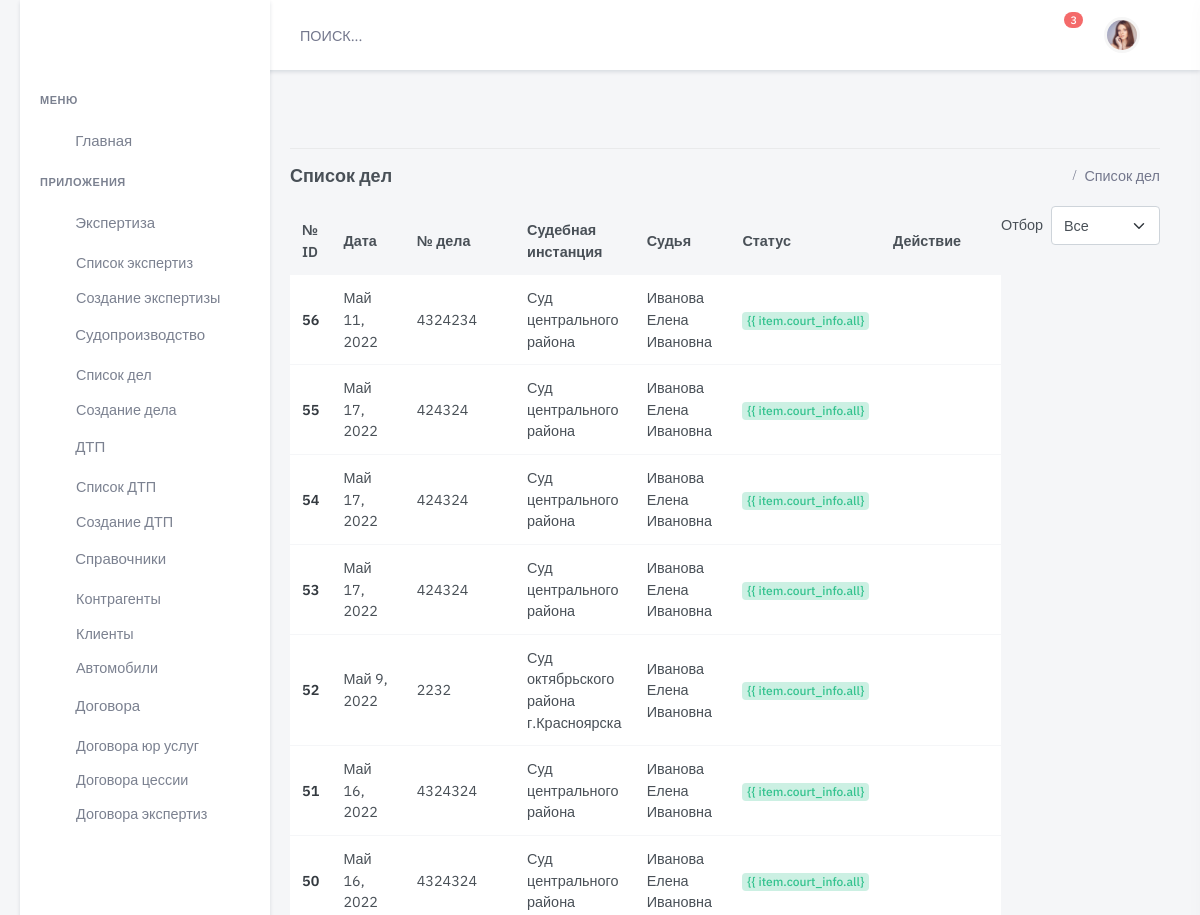
The app's page /court/ (upper part), older data.
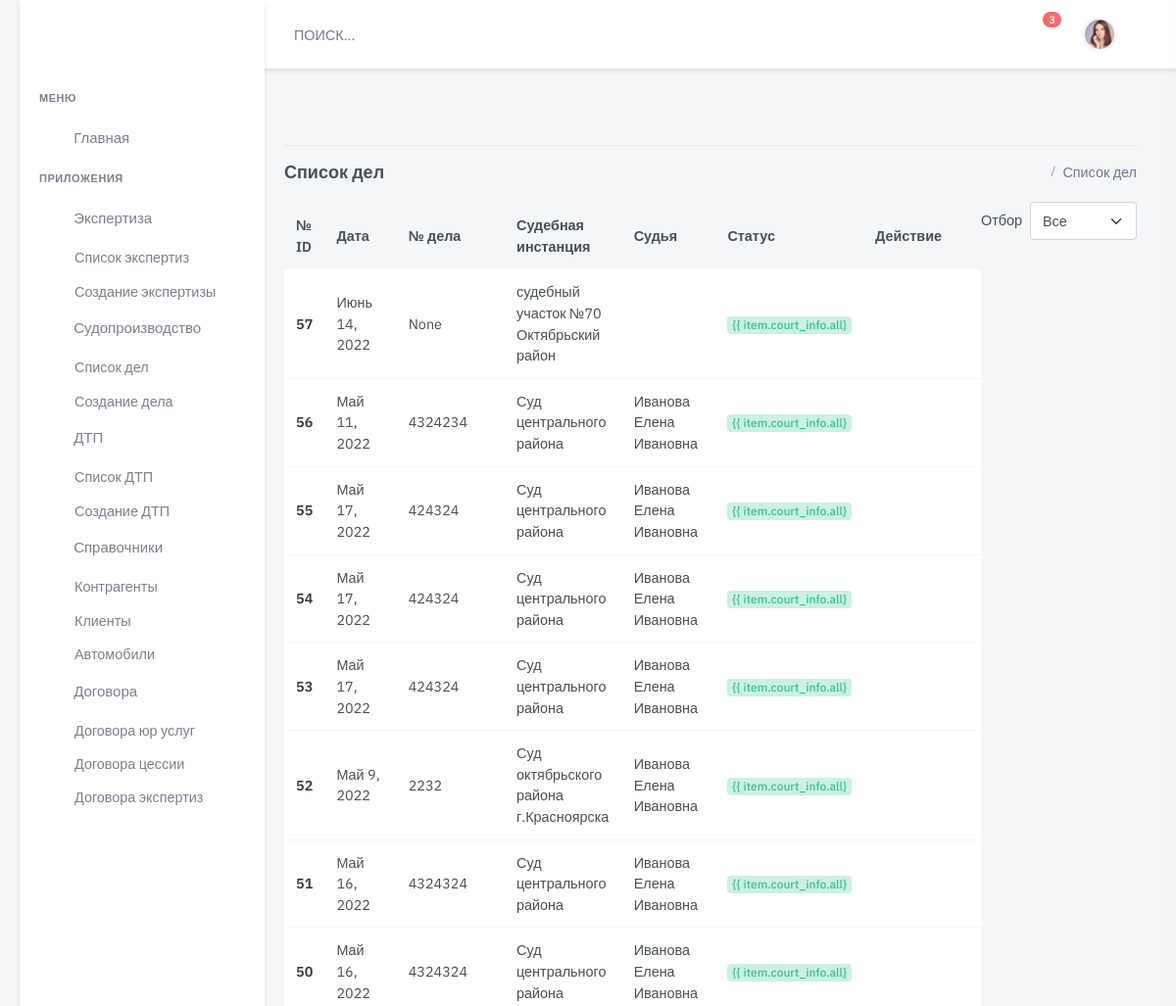
The same page, newer data.
### court/models.py (models this page shows, shortened)
class InfoCourt(models.Model):
    status = models.ForeignKey(
        Status,
        on_delete=models.CASCADE,
        verbose_name='Статус  дела',
        related_name='court_status',
        default=None,
        blank=True,
        null=True
    )
    judge = models.ForeignKey(
        judge,
        on_delete=models.CASCADE,
        verbose_name='Судья',
        related_name='court_judge',
        default=None,
        blank=True,
        null=True
    )
    case_number = models.CharField(
        max_length=24,
        blank=True,
        null=True,
        default=None,
        verbose_name='Номер Судебного дела')
    uid_number = models.CharField(
        max_length=26,
        blank=True,
        null=True,
        default=None,
        verbose_name='УИД Судебного дела')
    data_reg = models.DateField(
        blank=True,
        null=True,
        default=None,
        verbose_name='Дата регистрации дела')
    location = models.ForeignKey(
        ListCourt,
        on_delete=models.CASCADE,
        blank=True,
        null=True,
        default=None,
        related_name='location', verbose_name='Место  ')
    message = models.TextField(
        max_length=50000,
        blank=True,
        null=True,
        default=None,
        verbose_name='Результат события Коментарий')
    is_active = models.BooleanField(default=True)
    created = models.DateTimeField(auto_now_add=True, auto_now=False)
    updated = models.DateTimeField(auto_now_add=False, auto_now=True)
    class Meta:
        verbose_name = "Информация дела"
        verbose_name_plural = "Информация дела"
        ordering = ['-created']

class ListCourt(models.Model):
    name = models.CharField(
        max_length=100,
        blank=True,
        null=True,
        default=None,
        verbose_name='Наименование суда ')
    adress = models.CharField(
        max_length=300,
        blank=True,
        null=True,
        default=None,
        verbose_name='Адрес Суда ')
    adress_post = models.CharField(
        max_length=300,
        blank=True,
        null=True,
        default=None,
        verbose_name='Почтовый адрес ')
    adress_mail = models.EmailField(
        max_length=300,
        blank=True,
        null=True,
        default=None,
        verbose_name='Электронный адрес ')
    contact_phone = models.CharField(
        max_length=300,
        blank=True,
        null=True,
        default=None,
        verbose_name='Контактный телефон ')
    judge = models.ForeignKey(
        judge,
        on_delete=models.CASCADE,
        related_name='judge',
        blank=True,
        null=True,
        default=None,
        verbose_name='Судья Ф.И.О. ')
    judge_help = models.ForeignKey(
        judge_help,
        on_delete=models.CASCADE,
        related_name='judge_help1',
        blank=True,
        null=True,
        default=None,
        verbose_name='Секретарь судьи ')
    message = models.CharField(
        max_length=2000,
        blank=True,
        null=True,
        default=None,
        verbose_name='Комментарий')
    is_active = models.BooleanField(default=True)
    created = models.DateTimeField(auto_now_add=True, auto_now=False)
    updated = models.DateTimeField(auto_now_add=False, auto_now=True)
    def __str__(self):
        return "%s" % self.name
    class Meta:
        verbose_name = "Справочник судебных участков "
        verbose_name_plural = "Справочник судебных участков"
        ordering = ['-created']

class judge(models.Model):
    name = models.CharField(
        max_length=100,
        blank=True,
        null=True,
        default=None,
        verbose_name='Судья Ф.И.О. ')
    adress_mail = models.EmailField(
        max_length=300,
        blank=True,
        null=True,
        default=None,
        verbose_name='Электронный адрес ')
    contact_phone = models.CharField(
        max_length=300,
        blank=True,
        null=True,
        default=None,
        verbose_name='Контактный телефон ')
    judge_help = models.ForeignKey(
        judge_help,
        on_delete=models.CASCADE,
        related_name='judge_help',
        blank=True,
        null=True,
        default=None,
        verbose_name='Секретарь судьи ')
    message = models.CharField(
        max_length=500,
        blank=True,
        null=True,
        default=None,
        verbose_name='Комментарий')
    is_active = models.BooleanField(default=True)
    created = models.DateTimeField(auto_now_add=True, auto_now=False)
    updated = models.DateTimeField(auto_now_add=False, auto_now=True)
    class Meta:
        verbose_name = "Судья Ф.И.О "
        verbose_name_plural = "Судьи Ф.И.О"
        ordering = ['-created']

### court/views.py (the view)
# urls.py: path('', court_list, name='court-list'),
def court_list(request):
    court_info = InfoCourt.objects.all()
    return render(request,
                  'dist/court/list.html',
                  {'court_info': court_info,
                  }
                  )

### templates/dist/court/list.html (shortened to what this page needs)
{% extends 'dist/include/base.html' %}
{% load static %}
{% block content %}
  <div class="main-content">
    <div class="page-content">
      <div class="container-fluid">
      <hr>
        <div class="row">
          <div class="col-12">
            <div class="page-title-box d-flex align-items-center justify-content-between">
              <h4 class="mb-0">Список дел</h4>
              <div class="page-title-right">
                <ol class="breadcrumb m-0">
                  <li class="breadcrumb-item active">Список дел</li>
                </ol>
              </div>
            </div>
          </div>
        </div>
        <div class="row">
          <div class="col-lg-12">
            <div>
              <div class="float-end">
                <form class="d-inline-flex mb-3">
                  <label class="form-check-label my-2 me-2" for="order-selectinput">Отбор</label>
                  <select class="form-select" id="order-selectinput">
                    <option selected>Все</option>
                  </select>
                </form>
              </div>
            </div>
            <div class="table-responsive mb-4">
              <table class="table table-centered datatable dt-responsive nowrap table-card-list"
                     style="border-collapse: collapse; border-spacing: 0 12px; width: 100%;">
                <thead>
                <tr class="bg-transparent">
                  <th>№ ID</th>
                  <th>Дата</th>
                  <th>№ дела</th>
                  <th>Судебная инстанция</th>
                  <th>Судья</th>
                  <th>Статус</th>
                  <th style="width: 120px;">Действие</th>
                </tr>
                </thead>
                <tbody>
                {% for item in court_info %}
                  <tr>
                    <td><a href="javascript: void(0);" class="text-dark fw-bold">{{ item.id }}</a></td>
                    <td>
                      {{ item.data_reg }}
                    </td>
                    <td>{{ item.case_number }}</td>
                    <td>
                      {{ item.location }}
                    </td>
                    <td>
                      {{ item.judge.name }}
                    </td>
                    <td>
                      <div class="badge bg-pill bg-soft-success font-size-12">{{ item.court_info.all}</div>
                    </td>
                    <td>
                      <div>
                      <a href="javascript:void(0);" class="px-3 text-danger"></a>
                        </div>
                    </td>
                  </tr>
                {% endfor %}
                </tbody>
              </table>
            </div>
          </div>
        </div>
      </div>
    </div>
  </div>
{% endblock content %}

Row changes from the older to the newer data that the page shows:
added InfoCourt: id "57", data_reg "Июнь 14, 2022", case_number "None", location "судебный участок №70 Октябрьский район"
